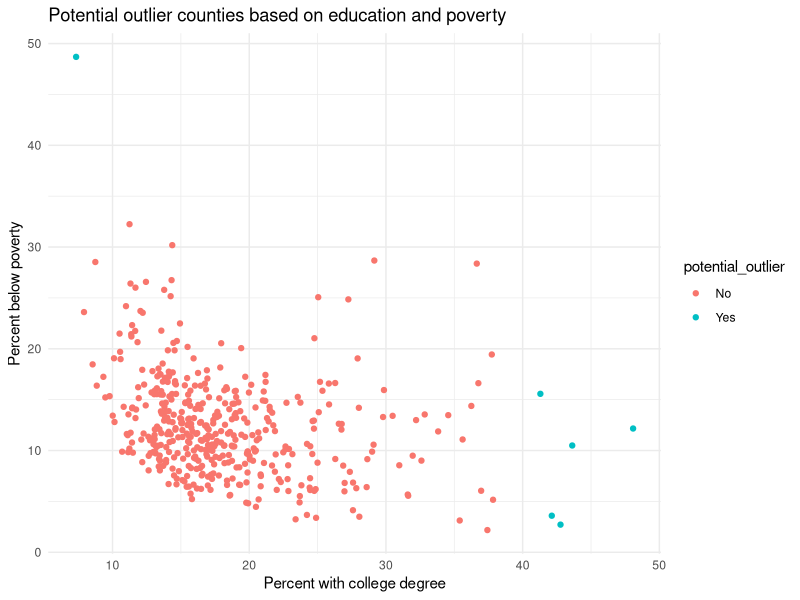

This chart was generated by the following R code:
## ---- chunk 1
#| eval: true
#| message: false

library(tidyverse)
write_csv(midwest, "midwest.csv")
## ---- chunk 2
midwest |>
  count(state, name = "n_counties") |>
  arrange(desc(n_counties))
## ---- chunk 3
midwest |>
  count(county, name = "n") |>
  filter(n == 5)
## ---- chunk 4
midwest |>
  select(county, state, popdensity, poptotal, area) |>
  filter(popdensity > 25000) |>
  arrange(desc(popdensity))
## ---- chunk 5
midwest |>
  select(county, state, popdensity, poptotal, area) |>
  filter(popdensity == max(popdensity))
## ---- chunk 6
midwest |>
  summarize(
    median_density = median(popdensity),
    q1_density = quantile(popdensity, 0.25),
    q3_density = quantile(popdensity, 0.75)
  )
## ---- chunk 7
midwest |>
  mutate(metro = if_else(inmetro == 1, "Yes", "No")) |>
  group_by(state) |>
  summarize(proportion_metro = mean(metro == "Yes"))
## ---- chunk 8
midwest |>
  filter(percollege < 10, percbelowpoverty > 30) |>
  select(county, state, percbelowpoverty, percollege)
## ---- chunk 9
midwest |>
  filter(percollege > 40, percbelowpoverty < 20) |>
  select(county, state, percbelowpoverty, percollege)
## ---- chunk 10
midwest |>
  filter(
    (percollege < 10 & percbelowpoverty > 30) |
    (percollege > 40 & percbelowpoverty < 20)
  ) |>
  select(county, state, percbelowpoverty, percollege)
## ---- chunk 11
midwest <- midwest |>
  mutate(
    potential_outlier =
      if_else(
        (percollege < 10 & percbelowpoverty > 30) |
        (percollege > 40 & percbelowpoverty < 20),
        "Yes",
        "No"
      )
  )

midwest |>
  select(county, state, percbelowpoverty, percollege, potential_outlier) |>
  arrange(potential_outlier)
## ---- chunk 12
ggplot(midwest, aes(x = percollege, y = percbelowpoverty, color = potential_outlier)) +
  geom_point() +
  labs(
    x = "Percent with college degree",
    y = "Percent below poverty",
    title = "Potential outlier counties based on education and poverty"
  ) +
  theme_minimal()
## ---- chunk 13
state_population <- midwest |>
  group_by(state) |>
  summarize(total_population = sum(poptotal)) |>
  arrange(desc(total_population))

state_population
## ---- chunk 14
state_population |>
  mutate(population_proportion = total_population / sum(total_population)) |>
  arrange(desc(population_proportion))
